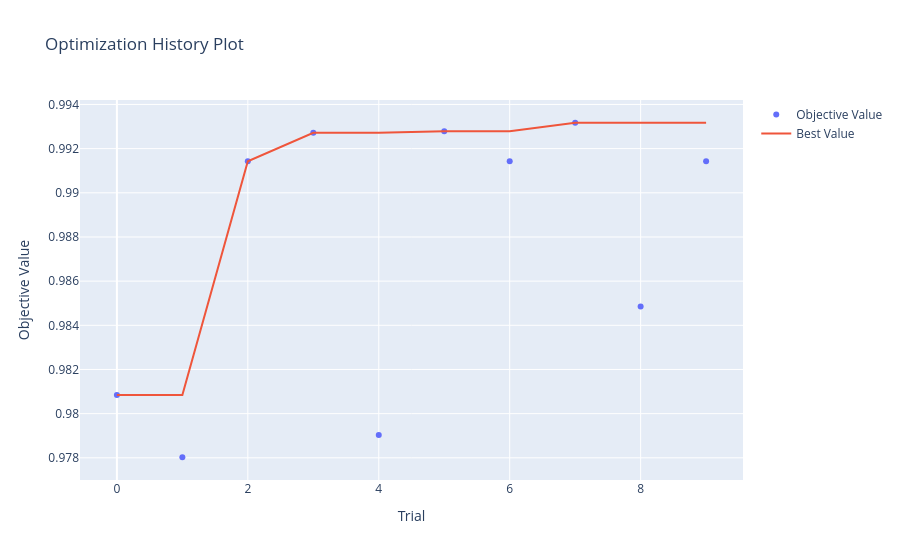

The notebook cell this image was saved under:
### Code cell
# plot_optimization_history(study)

### Figure 1 — Plotly figure (JSON) as saved in the notebook; plotly's stock layout.template omitted (floating-point values rounded to 4 significant figures)
{"data": [{"mode": "markers", "name": "Objective Value", "type": "scatter", "x": [0, 1, 2, 3, 4, 5, 6, 7, 8, 9], "y": [0.9808, 0.978, 0.9914, 0.9927, 0.979, 0.9928, 0.9914, 0.9932, 0.9849, 0.9914]}, {"mode": "lines", "name": "Best Value", "type": "scatter", "x": [0, 1, 2, 3, 4, 5, 6, 7, 8, 9], "y": [0.9808, 0.9808, 0.9914, 0.9927, 0.9927, 0.9928, 0.9928, 0.9932, 0.9932, 0.9932]}, {"marker": {"color": "#cccccc"}, "mode": "markers", "name": "Infeasible Trial", "showlegend": false, "type": "scatter", "x": [], "y": []}], "layout": {"title": {"text": "Optimization History Plot"}, "xaxis": {"title": {"text": "Trial"}}, "yaxis": {"title": {"text": "Objective Value"}}}}
